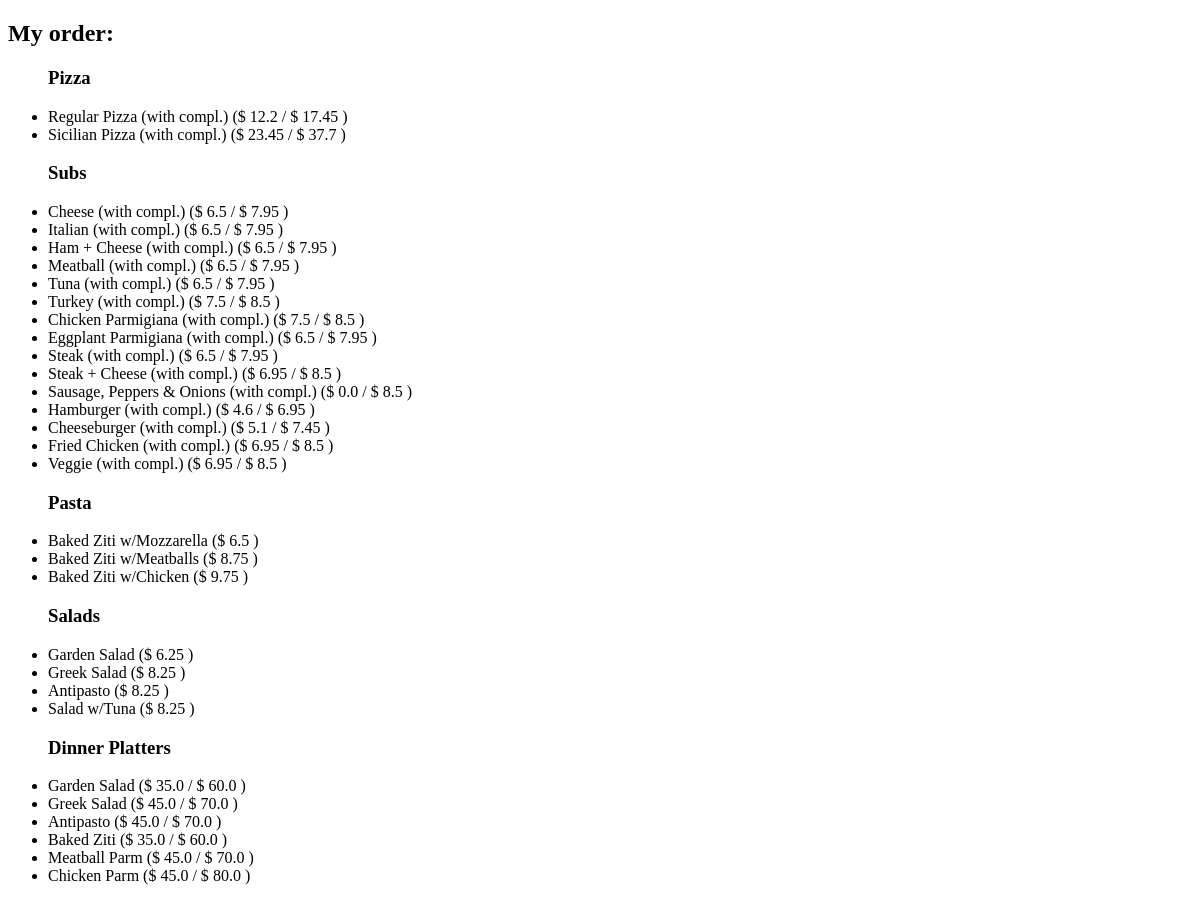
The app's page /menu/ with its own data.
### orders/models.py (models this page shows, shortened)
class Categorie(models.Model):
    name = models.CharField(max_length=15, blank=False)
    subtype = models.IntegerField(default=0, blank=False)

class Dish(models.Model):
    categorie = models.ForeignKey(Categorie, on_delete=models.CASCADE)
    name = models.CharField(max_length=30, blank=False)
    complement = models.BooleanField(default=False, blank=True)

### orders/views.py (the view)
# urls.py: path("menu/", views.menu, name="menu"),
def menu(request):
    dishes_list = []
    dish_normall_price = Price.objects.filter(categorie_id=1)
    for item in dish_normall_price:
        dishes_list.append({
            'id': item.dish_id,
            'categorie_id': item.dish.categorie_id,
            'name': item.dish.name,
            'small': float(item.small),
            'large': float(item.large),
            'is_compl': Categorie.objects.filter(
                subtype=item.dish.categorie_id).count() != 0  # :)))))
        })
    content = {'categories_list': Categorie.objects.all(), 'dishes_list': dishes_list}
    return render(request, 'menu.html', content)

### orders/templates/menu.html (shortened to what this page needs)
<!DOCTYPE html>
<html lang="en" xmlns="http://www.w3.org/1999/html">
<head>
    {% load static %}
</head>
<body>
    <div class="container">
        <h2 id="title_order">My order:</h2>
        <div class="body_menu">
            <div name="dishes">
                <ul id="dishes_list">
                {% for categorie in categories_list %}
                    {% if not categorie.subtype %}
                        <h3 class="ctgr_name" id="ctgr{{ categorie.id }}">{{ categorie.name }}</h3>
                        <div class="ctgr{{ categorie.id}}">
                            {% for dish in dishes_list %}
                                {% if categorie.id == dish.categorie_id %}
                                    <li class="dish" id="{{ dish.id }}">{{ dish.name }}
                                        {% if dish.is_compl%}
                                          (with compl.)
                                        {% endif %}
                                        ($ {{ dish.small }}
                                        {% if dish.large > 0 %}
                                             / $ {{ dish.large }}
                                        {% endif %}
                                        )
                                    </li>
                                {% endif %}
                            {% endfor %}
                        </div>
                    {% endif %}
                {% endfor %}
                </ul>
            </div>
        </div>
    </div>
</body>
</html>

### orders/templates/menu.html (style rules this page uses)
.body_menu { max-width: 50%; }

### records on screen
Categorie: name "Pizza", small "12.2" "23.45", large "17.45" "37.7"
Dish: name "Regular Pizza"
Dish: name "Sicilian Pizza"
Categorie: name "Subs", small "6.5" "6.5" "6.5" "6.5" "6.5" "7.5" "7.5" "6.5" "6.5" "6.95" "0.0" "4.6" "5.1" "6.95" "6.95", large "7.95" "7.95" "7.95" "7.95" "7.95" "8.5" "8.5" "7.95" "7.95" "8.5" "8.5" "6.95" "7.45" "8.5" "8.5"
Dish: name "Cheese"
Dish: name "Italian"
Dish: name "Ham + Cheese"
Dish: name "Meatball"
Dish: name "Tuna"
Dish: name "Turkey"
Dish: name "Chicken Parmigiana"
Dish: name "Eggplant Parmigiana"
Dish: name "Steak"
Dish: name "Steak + Cheese"
Dish: name "Sausage, Peppers & Onions"
Dish: name "Hamburger"
Dish: name "Cheeseburger"
Dish: name "Fried Chicken"
Dish: name "Veggie"
Categorie: name "Pasta", small "6.5" "8.75" "9.75"
Dish: name "Baked Ziti w/Mozzarella"
Dish: name "Baked Ziti w/Meatballs"
Dish: name "Baked Ziti w/Chicken"
Categorie: name "Salads", small "6.25" "8.25" "8.25" "8.25"
Dish: name "Garden Salad"
Dish: name "Greek Salad"
Dish: name "Antipasto"
Dish: name "Salad w/Tuna"
Categorie: name "Dinner Platters", small "35.0" "45.0" "45.0" "35.0" "45.0" "45.0", large "60.0" "70.0" "70.0" "60.0" "70.0" "80.0"
Dish: name "Garden Salad"
Dish: name "Greek Salad"
Dish: name "Antipasto"
Dish: name "Baked Ziti"
Dish: name "Meatball Parm"
Dish: name "Chicken Parm"
